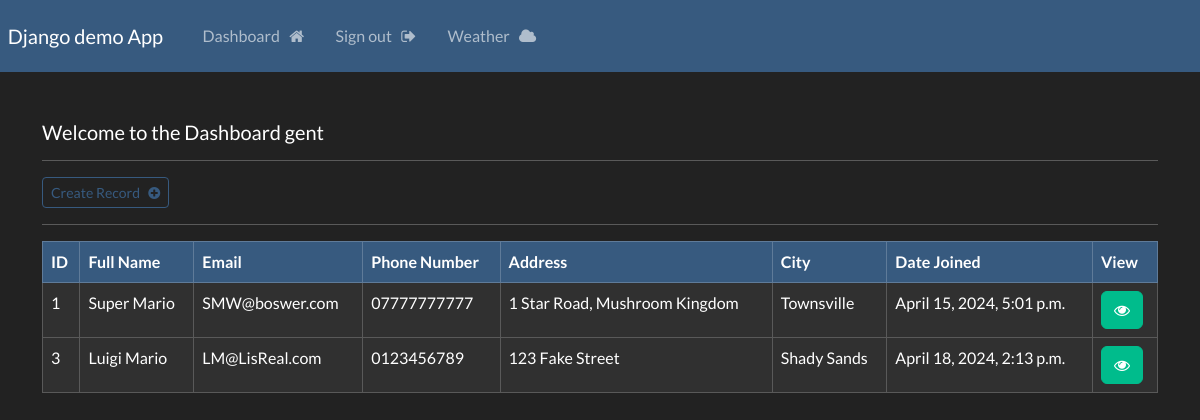
The page /dashboard (signed in) on the database its author committed.
### website/models.py (models this page shows, shortened)
class Record(models.Model):
    creation_data = models.DateTimeField(auto_now_add=True)
    first_name = models.CharField(max_length=100)
    last_name = models.CharField(max_length=100)
    email = models.CharField(max_length=255)
    phone = models.CharField(max_length=20)
    address = models.CharField(max_length=255)
    city = models.CharField(max_length=255)

### website/views.py (the view)
# urls.py: path('dashboard', views.dashboard, name="dashboard"),
@login_required(login_url='my-login')
def dashboard(request):
    my_records = Record.objects.all()
    context ={'records':my_records}
    return render(request, 'website/dashboard.html', context=context)

### website/templates/website/dashboard.html
{% extends 'website/base.html' %}
{% block content %}
    <br>
    <h5>Welcome to the Dashboard {{user}}</h5>
    <hr>
    <a class="btn btn-outline-primary btn-sm" href="{% url "create-record" %}">
        Create Record &nbsp; <i class="fa fa-plus-circle" aria-hidden="true"></i>
    </a>
    <hr>
    <table class="table table-dark table-hover table-bordered">
        <thead class="table-primary">
            <tr>
                <th scope="col"> ID </th>
                <th scope="col"> Full Name </th>
                <th scope="col"> Email </th>
                <th scope="col"> Phone Number </th>
                <th scope="col"> Address </th>
                <th scope="col"> City </th>
                <th scope="col"> Date Joined </th>
                <th scope="col"> View </th>
            </tr>
        </thead>
        <tbody>
            {% if records %}
                {% for record in records %}
                    <tr>
                        <td> {{record.id}}</td>
                        <td> {{record.first_name}} {{record.last_name}} </td>
                        <td> {{record.email}} </td>
                        <td> {{record.phone}} </td>
                        <td> {{record.address}} </td>
                        <td> {{record.city}} </td>
                        <td> {{record.creation_data}} </td>
                        <td> <a class="btn btn-success" href="{% url "record" record.id %}" ><i class="fa fa-eye" aria-hidden="true"></i></a></td>
                    </tr>
                {% endfor %}
            {% endif %}
        </tbody>
    </table>
{% endblock %}

### rows shown on the page
Record: id "1", first_name "Super", last_name "Mario", email "SMW@boswer.com", phone "07777777777", address "1 Star Road, Mushroom Kingdom", city "Townsville", creation_data "April 15, 2024, 5:01 p.m."
Record: id "3", first_name "Luigi", last_name "Mario", email "LM@LisReal.com", phone "0123456789", address "123 Fake Street", city "Shady Sands", creation_data "April 18, 2024, 2:13 p.m."

### other values the page prints
{{ user }} "gent"
